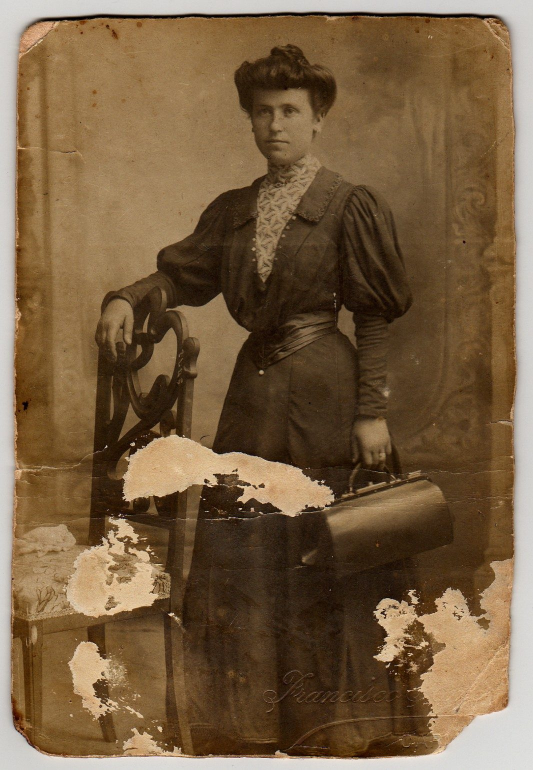
#> input picture examples/francesca-ma-osa-grau.jpg, 1066 x 1540 px (shown at 1/2 size)
$ python -i restore.py   (imports and definitions only)
#> lines starting #> are read from the running program, lines starting #| are printed output that depends on the picture; after the words box and inside, x2 and y2 are one past the last pixel; in counts of white or black regions, pixels touching at a corner belong together
# /// script
# requires-python = ">=3.10"
# dependencies = ["numpy", "opencv-python-headless", "requests"]
# ///
"""Old photo restoration pipeline. Run with uv (works on Linux, macOS and Windows):

    uv run restore.py run <image|dir>... [--backend local|fal] [--generative] [--colorize] ...
    uv run restore.py doctor [--backend local|fal]
    uv run restore.py setup-local --comfy <ComfyUI dir> --python <ComfyUI's python>
    uv run restore.py sheet [out]

Backends:
  local  ComfyUI server (COMFY_URL, default http://127.0.0.1:8188) running the workflows/*.json graphs.
  fal    fal.ai hosted models (FAL_KEY). Same model families: CodeFormer, Qwen-Image-Edit-2511, DDColor.

Each photo gets <out>/<name>/ with numbered stages; finished files end in -final.jpg.
"""
from __future__ import annotations

import argparse
import base64
import hashlib
import html
import json
import mimetypes
import os
import shutil
import subprocess
import sys
import tempfile
import time
import urllib.parse
import uuid
from pathlib import Path

import cv2
import numpy as np
import requests

HERE = Path(__file__).resolve().parent
WORKFLOWS = HERE.parent / "workflows"
IMAGE_EXT = {".jpg", ".jpeg", ".png", ".tif", ".tiff", ".webp", ".bmp"}

REPAIR_PROMPT = (
    "Repair the damaged areas of this old photograph: fill in the missing, torn and peeled patches so they "
    "continue the surrounding picture seamlessly. Keep it a black and white photograph."
)
HIGH_STEPS, HIGH_CFG = 20, 4.0  # --frame-quality high: the sampler settings without the Lightning LoRA
FRAME_PROMPT = (
    "Extend this photograph to fill the whole rectangular frame: continue the background, clothing and body "
    "naturally into the empty areas. No oval, mount, border or vignette. Keep it a black and white photograph."
)
RESTORE_PROMPT = (
    "Restore this old photograph. Remove scratches, dust, stains, creases and paper damage. "
    "Recover sharp natural detail and clean tonal range. Keep the exact same people, faces, "
    "expressions, pose, clothing, framing and composition. Keep it a black and white photograph."
)
# Qwen-Image-2.1-Turbo edits literally: told to "restore", it reproduces the print's grain, paper, faded contrast and
# worn card edge. It needs to be told what a restored photograph looks like, in detail.
TURBO_RESTORE_PROMPT = (
    "Restore this old photograph into a crisp, clean, professionally restored studio photograph. Remove all film grain, "
    "paper texture, scratches, dust, stains, creases, tears and peeled patches. Restore the full tonal range: deep but "
    "detailed blacks in the dark clothing, clean bright highlights, smooth natural midtones, strong contrast. Sharp "
    "natural detail in the faces, hair, clothing, furniture and background. Do not reproduce the worn edges, torn "
    "corners or the scanner background around the print: the photograph fills the whole frame edge to edge. "
    "Keep the exact same people, faces, expressions, pose, clothing, framing and composition. "
    "Keep it a black and white photograph."
)


def default_prompt(qwen: str) -> str:
    """The generative instruction of a Qwen model when --prompt is not given."""
    return TURBO_RESTORE_PROMPT if qwen == "turbo" else RESTORE_PROMPT


# ---------------------------------------------------------------- image helpers

# [23 lines left out: functions read_image, read_mask, write_image, not called in this run]


def to_lab(img: np.ndarray) -> np.ndarray:
    return cv2.cvtColor(img.astype(np.float32) / 255.0, cv2.COLOR_BGR2LAB)


def from_lab(lab: np.ndarray) -> np.ndarray:
    bgr = cv2.cvtColor(lab.astype(np.float32), cv2.COLOR_LAB2BGR)
    return np.clip(bgr * 255.0 + 0.5, 0, 255).astype(np.uint8)


# [54 lines left out: functions tone_match, finish, not called in this run]


# align_to: the warps generative output really needs (2511: up to 2% rescale and shift; a Turbo whole-image edit
# zooms by up to 12% and shifts by 6%) against a wild ECC fit on a smooth area.
ALIGN_SCALE = 0.2  # a rescale by more than this share is not an alignment
ALIGN_SHEAR = 0.05  # nor a rotation or shear by more than this
ALIGN_SHIFT = 0.1  # nor a shift by more than this share of the size


# [45 lines left out: functions plausible_warp, clean_print, align_to, not called in this run]


def connected_to_border(mask: np.ndarray) -> np.ndarray:
    """The pixels of a binary mask that touch the image border through other mask pixels."""
    _, labels = cv2.connectedComponents(mask.astype(np.uint8))
    border = np.unique(np.concatenate([labels[0], labels[-1], labels[:, 0], labels[:, -1]]))
    return np.isin(labels, border[border > 0])


def scanner_bed(img: np.ndarray) -> np.ndarray:
    """Mask of the grey scanner bed around the photo: neutral pixels connected to the image border.

    Old prints and their mounts are toned (sepia, cream), the scanner lid is not.
    """
    lab = to_lab(cv2.GaussianBlur(img, (0, 0), 2))
    return connected_to_border(np.hypot(lab[..., 1], lab[..., 2]) < 6).astype(np.uint8)


# [5 lines left out: function scanner_background, not called in this run]


def solidity(mask: np.ndarray) -> float:
    """How much of its convex hull a shape fills: 1 for an oval or a rectangle, less for a ragged or concave one."""
    contours, _ = cv2.findContours(mask.astype(np.uint8), cv2.RETR_EXTERNAL, cv2.CHAIN_APPROX_SIMPLE)
    if not contours:
        return 0.0
    hull = cv2.convexHull(np.vstack(contours))
    return float(mask.sum()) / max(1.0, cv2.contourArea(hull))


def scanner_lid(img: np.ndarray) -> np.ndarray:
    """The scanner bed as far as a print is concerned: it runs along two or more sides of the scan, and what
    it leaves is a solid card. A pale sky or wall along one edge of a photo is not a lid."""
    bed = scanner_bed(img)
    sides = [bed[0], bed[-1], bed[:, 0], bed[:, -1]]
    if not bed.any() or sum(s.mean() >= 0.5 for s in sides) < 2 or solidity(bed == 0) < 0.9:
        return np.zeros(img.shape[:2], np.uint8)
    return bed


PICTURE_DISTANCE = 12  # Lab distance from the mount colour that separates the picture from the mount
SOLID_PICTURE = 0.95  # a picture this solid (an oval, a rectangle) is a vignette or a mount's picture
FRAME_REACH = 0.06  # share of the long side the frame may come in from the card's edge
EDGE_BAND = 0.03  # share of the long side, along each edge of a card on a scanner bed, that is regenerated
CORNER_SQUARE = 0.05  # share of the long side, the square in each corner taken from the generative variant
MIN_PICTURE = 0.1  # the share of the card a picture in a vignette or on a mount covers, at least
VIGNETTE_COVER = 0.8  # below this share of the card, the picture sits in a vignette or a mount
VIGNETTE_EDGE = 0.015  # share of the long side, the outermost sliver of a vignette's frame, regenerated too
VIGNETTE_GROW = 0.025  # share of the long side the fill grows into a curved vignette, its dark shadow ring
FILLED_BOX = 0.97  # a picture this full of its bounding box is a rectangle: nothing to fill


def reach_depth(lines: np.ndarray) -> int:
    """How far flagged pixels reach from the edge: `lines` (one row or column per line, flags from the edge).

    The median line, not the farthest: a missing or rounded corner is filled in, it does not move the whole edge.
    """
    if lines.size == 0:
        return 0
    extent = np.where(lines.any(axis=1), lines.shape[1] - np.argmax(lines[:, ::-1], axis=1), 0)
    return int(np.percentile(extent, 50))


def corner_squares(box: tuple, shape: tuple[int, int], long: int) -> np.ndarray:
    """A square in each corner of the rectangle `box` (0/1), the size of the rounded and chipped corners."""
    x0, y0, x1, y1 = box
    corner = round(CORNER_SQUARE * long)
    squares = np.zeros(shape, np.uint8)
    for cx, cy in [(x0, y0), (x1 - corner, y0), (x0, y1 - corner), (x1 - corner, y1 - corner)]:
        squares[max(0, cy):cy + corner, max(0, cx):cx + corner] = 1
    return squares


# [11 lines left out: function generative_fill, not called in this run]


def picture_region(img: np.ndarray, rect: tuple[int, int, int, int] | None = None, fill: np.ndarray | None = None):
    """The rectangle a --full-frame photo should fill, and the pixels inside it to generate (0/255)."""
    box, fill, _ = frame_region(img, rect, fill)
    return box, fill


def frame_region(img: np.ndarray, rect: tuple[int, int, int, int] | None = None, fill: np.ndarray | None = None):
    """Like picture_region, and how the fill is made: "generative" (the corners come from the generative variant,
    for a card on a scanner bed that runs to the edges) or "inpaint" (the model fills it).

    A picture in an oval vignette, or on a mount, keeps only its own pixels: the vignette and the mount are filled.
    A picture running to the card's edges keeps the card minus its bare paper, and the rectangle comes in past the
    ragged outline of the card (its rounded or missing corners). A rectangular picture on a mount is cropped.
    `rect` and `fill` (a mask) override.
    """
    h, w = img.shape[:2]
    long = max(h, w)
    lid = scanner_lid(img)
    card = lid == 0
    outlined = lid.any()  # a card on a scanner bed has a worn outline; a cropped photo has none
    if not card.any():
        card[:] = True
    ys, xs = np.nonzero(card)
    cx0, cy0, cx1, cy1 = xs.min(), ys.min(), xs.max() + 1, ys.max() + 1
    lab = to_lab(cv2.GaussianBlur(img, (0, 0), 2))

    # The mount colour: the median of a band just inside the card.
    band = max(3, round(0.03 * long))
    edge = np.zeros((h, w), bool)
    edge[cy0:cy1, cx0:cx1] = True
    edge[cy0 + band:cy1 - band, cx0 + band:cx1 - band] = False
    d = np.linalg.norm(lab - np.median(lab[edge & card], axis=0), axis=2)
    mounted = (d[edge & card] <= PICTURE_DISTANCE).mean() >= 0.9  # a uniform band: a mount, not the picture
    pic = ((d > PICTURE_DISTANCE) & card).astype(np.uint8)
    pic = cv2.morphologyEx(pic, cv2.MORPH_OPEN, cv2.getStructuringElement(cv2.MORPH_ELLIPSE, (5, 5)))
    n, labels, stats, _ = cv2.connectedComponentsWithStats(pic)
    pic = labels == 1 + np.argmax(stats[1:, cv2.CC_STAT_AREA]) if n > 1 else card.copy()
    pic = pic | ~connected_to_border(~pic)  # holes: a face, a light patch of the picture

    picture_share = pic.sum() / card.sum()  # a blemish or a chip is not a picture on a mount
    vignette = mounted and MIN_PICTURE <= picture_share < VIGNETTE_COVER and solidity(pic) >= SOLID_PICTURE
    if vignette:
        keep = pic
        ys, xs = np.nonzero(pic)
        box = (xs.min(), ys.min(), xs.max() + 1, ys.max() + 1)
        curved = pic.sum() < FILLED_BOX * (box[2] - box[0]) * (box[3] - box[1])
    else:
        # The outline: where the bed bites into the card's bounding box, the rectangle comes in past it.
        reach = max(3, round(FRAME_REACH * long))
        bed = ~card
        strips = [bed[cy0:cy1, cx0:cx0 + reach], bed[cy0:cy1, cx1 - reach:cx1][:, ::-1],
                  bed[cy0:cy0 + reach, cx0:cx1].T, bed[cy1 - reach:cy1, cx0:cx1][::-1].T]
        # Only a side the scanner bed touches has a worn rim to crop: the other sides are the image's own edges.
        on_bed = [outlined and strip.any() for strip in strips]
        margin = round(0.005 * long)
        crop = round(EDGE_BAND * long)  # the worn rim is cropped, not generated
        il, ir, it, ib = (min(reach, reach_depth(strip) + margin) + crop if b else 0
                          for strip, b in zip(strips, on_bed))
        keep = card
        box = (cx0 + il, cy0 + it, cx1 - ir, cy1 - ib)
        curved = False
        if box[2] <= box[0] or box[3] <= box[1]:
            box = (cx0, cy0, cx1, cy1)
    if rect is not None:  # --frame
        x0, y0, x1, y1 = rect
        if not (0 <= x0 < x1 <= w and 0 <= y0 < y1 <= h):
            raise ValueError(f"--frame {x0},{y0},{x1},{y1} is outside the {w}x{h} photo")
        box = rect
    x0, y0, x1, y1 = (int(v) for v in box)
    inside = np.zeros((h, w), np.uint8)
    inside[y0:y1, x0:x1] = 1
    if fill is not None:  # --frame-mask: the user's own mask
        return (x0, y0, x1, y1), ((fill > 0).astype(np.uint8) * inside) * 255, "inpaint"
    if vignette and curved:  # the vignette's soft edge, its dark shadow ring included, is grown into
        grow = round(long * VIGNETTE_GROW)
    elif vignette:
        grow = 0
    else:
        grow = 2  # the antialiased edge of the card
    outside = (~keep).astype(np.uint8)
    if grow:
        outside = cv2.dilate(outside, cv2.getStructuringElement(cv2.MORPH_ELLIPSE, (2 * grow + 1, 2 * grow + 1)))
    if outlined and not vignette:  # a card on a scanner bed: its corners come from the generative variant
        corners = corner_squares((x0, y0, x1, y1), (h, w), long)
        return (x0, y0, x1, y1), (np.maximum(outside, corners) & inside) * 255, "generative"
    if vignette and curved:  # the outermost sliver of an oval's rectangle too: the model would continue the mount's edge
        r = round(VIGNETTE_EDGE * long)
        sliver = inside.copy()
        sliver[y0 + r:max(y0 + r, y1 - r), x0 + r:max(x0 + r, x1 - r)] = 0
        outside = np.maximum(outside, sliver)
    return (x0, y0, x1, y1), (outside & inside) * 255, "inpaint"


# [49 lines left out: functions damage_mask, damage_overlay, mask_box, paste, not called in this run]


# ---------------------------------------------------------------- backends

QWEN_MODELS = ("2511", "turbo")  # --qwen-model: Qwen-Image-Edit-2511 (default) or the experimental 2.1 Turbo
QWEN_NAMES = {"2511": "Qwen-Image-Edit-2511", "turbo": "Qwen-Image-2.1-Turbo"}


def qwen_workflow(name: str, qwen: str) -> str:
    """The workflow of a Qwen stage: the Turbo graph for --qwen-model turbo, else the 2511 one."""
    return f"{name}-turbo" if qwen == "turbo" and name in ("generative", "repair") else name


class ComfyBackend:
    name = "local"

    # [94 lines left out: functions __init__, check, _upload, _run, conservative, generative and 2 more, not called in this run]


class FalBackend:
    name = "fal"

    def __init__(self, qwen: str = "2511"):
        self.key = os.environ.get("FAL_KEY", "")
        self.qwen = qwen

    # [26 lines left out: functions check, _call, _data_uri, not called in this run]

    def conservative(self, path: Path, fidelity: float, upscale: bool) -> bytes:
        return self._call("fal-ai/codeformer", {"image_url": self._data_uri(path), "fidelity": fidelity,
                                                "upscale_factor": 2 if upscale else 1})

    def generative(self, path: Path, prompt: str, seed: int, megapixels: float) -> bytes:
        return self._call("fal-ai/qwen-image-edit-2511", {"image_urls": [self._data_uri(path)], "prompt": prompt,
                                                          "seed": seed, "output_format": "png"})

    def repair(self, path: Path, mask: Path, prompt: str, seed: int, megapixels: float, quality: str = "fast") -> bytes:
        raise RuntimeError("--repair and --full-frame only work with the local backend for now")

    def colorize(self, path: Path) -> bytes:
        return self._call("fal-ai/ddcolor", {"image_url": self._data_uri(path)})


# [9 lines left out: function combo_options, not called in this run]


def make_backend(name: str, qwen: str = "2511"):
    return ComfyBackend(qwen=qwen) if name == "local" else FalBackend(qwen=qwen)


# ---------------------------------------------------------------- workflow helpers

def load_workflow(name: str) -> dict:
    return json.loads((WORKFLOWS / f"{name}.json").read_text(encoding="utf-8"))


# [5 lines left out: function find_node, not called in this run]


def set_input(wf: dict, title: str, key: str, value) -> None:
    wf[find_node(wf, title)]["inputs"][key] = value


def bypass(wf: dict, title: str, passthrough: str) -> None:
    """Remove a node, rewiring its consumers to the node's `passthrough` input."""
    bypass_node(wf, find_node(wf, title), passthrough)


def bypass_class(wf: dict, class_type: str, passthrough: str) -> None:
    """Like bypass, for the node of this class (for nodes without a title)."""
    bypass_node(wf, next(k for k, v in wf.items() if v["class_type"] == class_type), passthrough)


# [21 lines left out: functions bypass_node, collect_inputs, not called in this run]


def digest(path: Path) -> str:
    return hashlib.sha256(path.read_bytes()).hexdigest()[:16]


# [121 lines left out: functions qwen_key, stage, inpaint, turbo_generative, repair_damage, merge_boxes and 3 more, not called in this run]


def crop_back(img: np.ndarray, rect: tuple) -> np.ndarray:
    x, y, w, h = rect
    return img[y:y + h, x:x + w]


# [60 lines left out: functions colour_frame_bytes, generative_frame, full_frame, not called in this run]


FILL_BAND = 0.02  # share of the long side: the band along the fill's boundary where a fill is matched to the kept picture
FILL_RAMP = 0.01  # share of the long side: a fill ramps in from the kept picture over this width


# [325 lines left out: functions prefill, smooth_field, match_luminance, blend_fill, turbo_full_frame, frame_overlay and 4 more, not called in this run]


# ---------------------------------------------------------------- local setup

NODES = {
    "facerestore_cf": "https://github.com/mav-rik/facerestore_cf.git",
    "ComfyUI-DDColor": "https://github.com/kijai/ComfyUI-DDColor.git",
}
HF = "https://huggingface.co"
MODELS = {
    "upscale_models/RealESRGAN_x2plus.pth":
        "https://github.com/xinntao/Real-ESRGAN/releases/download/v0.2.1/RealESRGAN_x2plus.pth",
    "facerestore_models/codeformer-v0.1.0.pth":
        "https://github.com/sczhou/CodeFormer/releases/download/v0.1.0/codeformer.pth",
    "vae/qwen_image_vae.safetensors":
        f"{HF}/Comfy-Org/Qwen-Image_ComfyUI/resolve/main/split_files/vae/qwen_image_vae.safetensors",
    "text_encoders/qwen_2.5_vl_7b_fp8_scaled.safetensors":
        f"{HF}/Comfy-Org/Qwen-Image_ComfyUI/resolve/main/split_files/text_encoders/qwen_2.5_vl_7b_fp8_scaled.safetensors",
    "diffusion_models/qwen_image_edit_2511_fp8mixed.safetensors":
        f"{HF}/Comfy-Org/Qwen-Image-Edit_ComfyUI/resolve/main/split_files/diffusion_models/qwen_image_edit_2511_fp8mixed.safetensors",
    "loras/Qwen-Image-Edit-2511-Lightning-4steps-V1.0-bf16.safetensors":
        f"{HF}/lightx2v/Qwen-Image-Edit-2511-Lightning/resolve/main/Qwen-Image-Edit-2511-Lightning-4steps-V1.0-bf16.safetensors",
}


TURBO_HF = f"{HF}/Comfy-Org/Qwen-Image-2.1/resolve/main"
TURBO_MODELS = {
    "diffusion_models/qwen_image_2.1_turbo_int8_convrot.safetensors": f"{TURBO_HF}/diffusion_models/qwen_image_2.1_turbo_int8_convrot.safetensors",
    "text_encoders/qwen3vl_8b_w4a8.safetensors": f"{TURBO_HF}/text_encoders/qwen3vl_8b_w4a8.safetensors",
    "vae/qwen_image_2.1_vae_bf16.safetensors": f"{TURBO_HF}/vae/qwen_image_2.1_vae_bf16.safetensors",
}


# [47 lines left out: functions download, cmd_setup_local, not called in this run]


# ---------------------------------------------------------------- comparison page

FULL_FRAME_VARIANTS = {"29-full-frame-final.jpg", "32-full-frame-color-final.jpg"}
LABELS = {"10-conservative-final.jpg": "Conservative", "20-generative-final.jpg": "Generative",
          "27-repaired-final.jpg": "Repaired", "29-full-frame-final.jpg": "Full frame",
          "30-color-final.jpg": "Colorized", "31-repaired-color-final.jpg": "Repaired, colorized",
          "32-full-frame-color-final.jpg": "Full frame, colorized"}


# [128 lines left out: functions write_sheet, parse_frame, main, not called in this run]


# [2 lines not run here, left out]

>>> import cv2
>>> picture = cv2.imread('../../../examples/francesca-ma-osa-grau.jpg')
#> picture is the input picture: shape (1540, 1066, 3); mean B, G, R 65.5, 94.7, 119.7
>>> result = picture_region(picture)
#> in connected_to_border, `_, labels = cv2.connectedComponents(mask.astype(np.uint8))`:
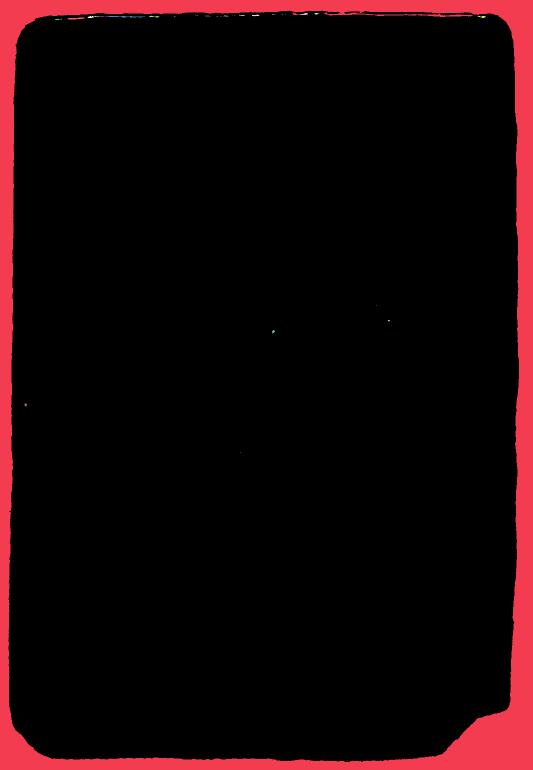
#> labels: shape (1540, 1066) int32 (shown at 1/2 size); 34 distinct labels, from 0 to 33; one colour per label, 0 black
#> in connected_to_border, `border = np.unique(np.concatenate([labels[0], labels[-1], labels[:, 0]..`: border = [1]
#> in connected_to_border, `return np.isin(labels, border[border > 0])`:
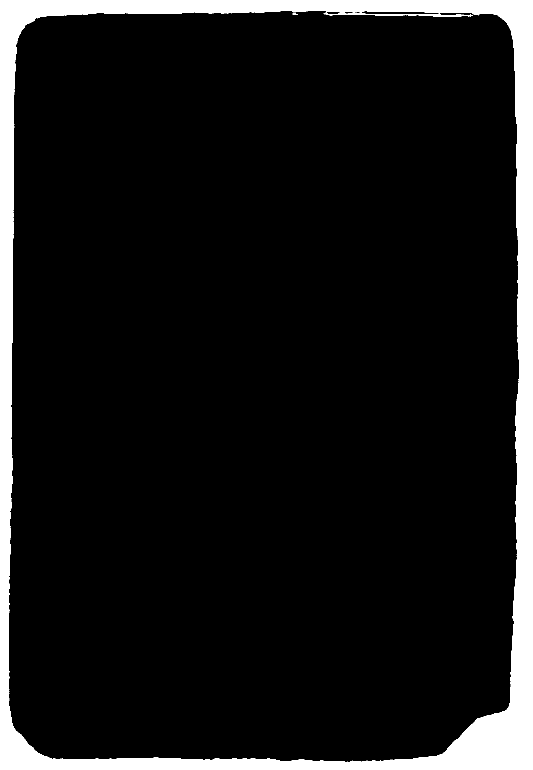
#> returned value: shape (1540, 1066) bool (shown at 1/2 size); 9.4% white; 1 white region
#> in solidity, `contours, _ = cv2.findContours(mask.astype(np.uint8), cv2.RETR_EXTERNA..`: contours = 2 contours, 1 with area under 20; largest, box (x1, y1, x2, y2) and area: (17, 21, 1038, 1524) 1485367
#> in solidity, `hull = cv2.convexHull(np.vstack(contours))`: hull = contour of 57 points, box (x1, y1, x2, y2) (17, 21, 1038, 1524), area 1497780
#> in frame_region, `card = lid == 0`:
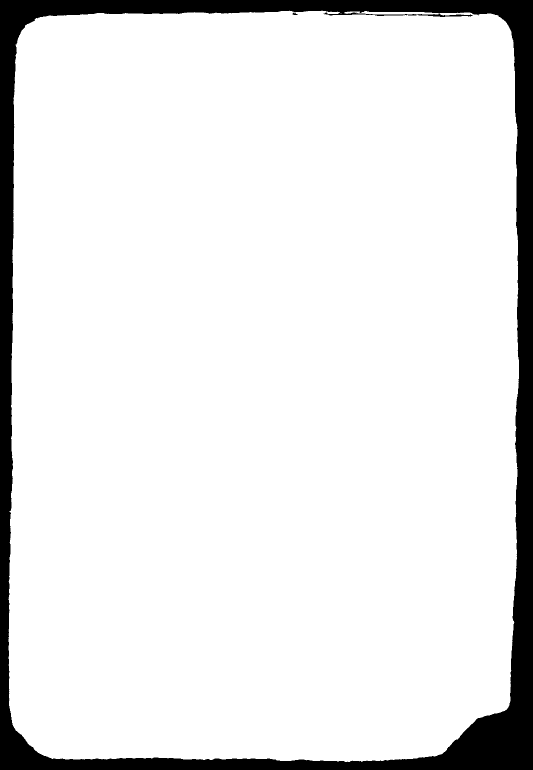
#> card: shape (1540, 1066) bool (shown at 1/2 size); 90.6% white; 1 black region, box (x1, y1, x2, y2) and area: (0, 0, 1066, 1540) 153639
#> in frame_region, `outlined = lid.any()`: outlined = True
#> in frame_region, `cx0, cy0, cx1, cy1 = xs.min(), ys.min(), xs.max() + 1, ys.max() + 1`: cx0 = 17; cy0 = 21; cx1 = 1038; cy1 = 1524
#> in frame_region, `d = np.linalg.norm(lab - np.median(lab[edge & card], axis=0), axis=2)`:
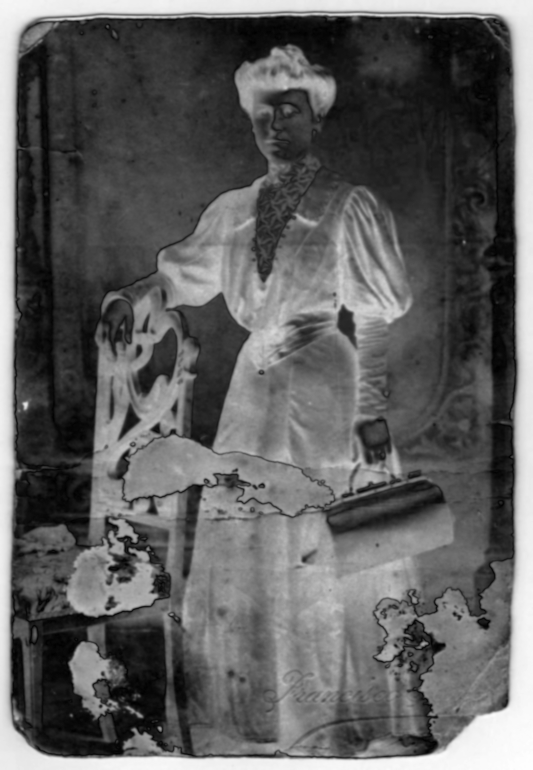
#> d: shape (1540, 1066) float32 (shown at 1/2 size); min 0.193, max 55.09, mean 20.7; drawn with min black and max white
#> in frame_region, `mounted = (d[edge & card] <= PICTURE_DISTANCE).mean() >= 0.9`: mounted = False
#> (the rest of the program and of its run is left out)
